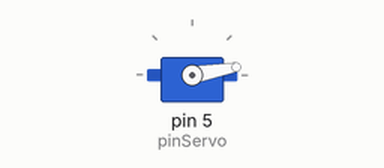
Simulated run of this sketch. Board: Arduino Uno, built with avr-gcc and run on an emulated ATmega328P. Parts: servo.

Above: at 0.05 s.
At 0.35 s:
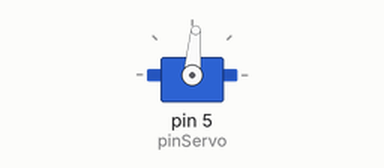
At 0.65 s:
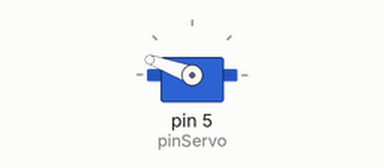
At 1.3 s:
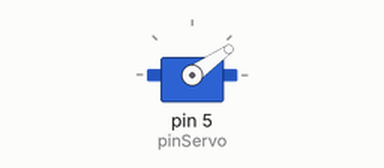
Timing chart, 0 to 3.2 s (numbered marks = the images above):
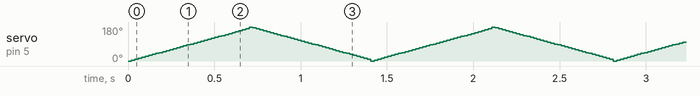

The sketch:

Jellibi-CAM-02-03-Servo-Basic.ino
```cpp
#include <Servo.h>

Servo myservo;

#define pinServo 5  // 서보모터 핀 번호

void setup()
{
  myservo.attach(pinServo); // 서보모터 연결
}

void loop()
{
  int pos;

  // 0도에서 175도까지 5도씩 각도증가 회전
  for(pos= 0; pos < 175; pos += 5)
  {
    myservo.write(pos); // 서보모터 회전
    delay(20); // 회전할 여유시간 (ms)
  }

  // 180도에서 5도까지 5도씩 각도감소 회전
  for(pos= 180; pos > 5; pos -= 5)
  {
    myservo.write(pos); // 서보모터 회전
    delay(20); // 회전할 여유시간 (ms)
  }
}
```
